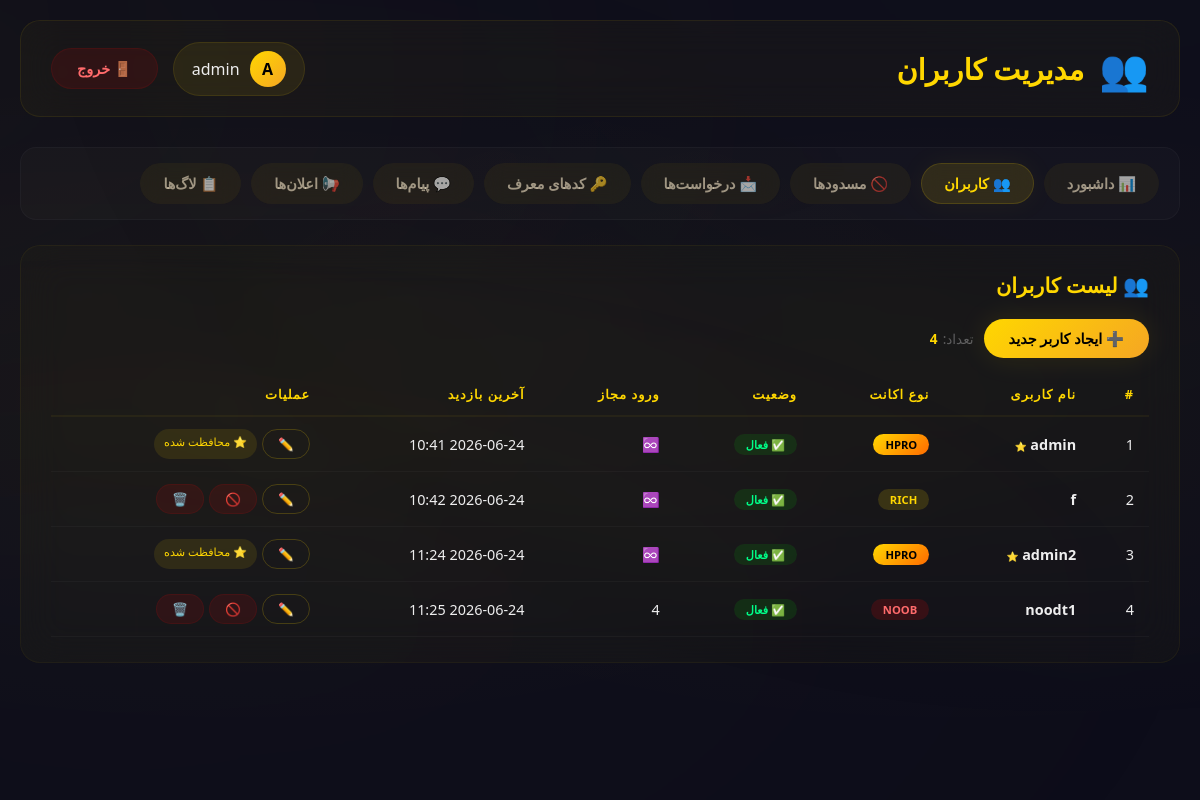
The app's page /admin/users (signed in) with its own data.
### app/models.py (models this page shows, shortened)
class User(UserMixin, db.Model):
    __tablename__ = 'user'
    id = db.Column(db.Integer, primary_key=True)
    username = db.Column(db.String(80), unique=True, nullable=False)
    password_hash = db.Column(db.String(200), nullable=False)
    account_type = db.Column(db.String(20), default='noob')  # noob, rich, hpro
    is_active = db.Column(db.Boolean, default=True)
    is_blocked = db.Column(db.Boolean, default=False)
    is_admin = db.Column(db.Boolean, default=False)  # ✅ تشخیص ادمین
    created_at = db.Column(db.DateTime, default=datetime.utcnow)
    last_seen = db.Column(db.DateTime, default=datetime.utcnow)
    allowed_entries = db.Column(db.Integer, default=0)
    entry_count = db.Column(db.Integer, default=0)
    session_start = db.Column(db.DateTime, nullable=True)
    use_ai = db.Column(db.Boolean, default=True)
    preferred_model = db.Column(db.String(20), default='both')
    def is_noob(self):
        return self.account_type == 'noob'
    def is_hpro(self):
        return self.account_type == 'hpro'

### app/admin_routes.py (the view)
@admin_bp.route('/users')
@login_required
@admin_required
def users():
    users = User.query.all()
    return render_template('admin_users.html', users=users)

### app/__init__.py (called while the page is built)
@login_manager.user_loader
def load_user(user_id):
    from app.models import User
    return User.query.get(int(user_id))

### app/admin_routes.py (called while the page is built)
def admin_required(func):
    @wraps(func)
    def decorated_view(*args, **kwargs):
        if not current_user.is_authenticated:
            flash('لطفاً وارد شوید.', 'warning')
            return redirect(url_for('admin.admin_login'))
        if not current_user.is_admin:
            flash('⚠️ دسترسی غیرمجاز! این بخش فقط برای ادمین است.', 'danger')
            return redirect(url_for('main.panel'))
        return func(*args, **kwargs)
    return decorated_view

### app/templates/admin_users.html (shortened to what this page needs)
<!DOCTYPE html>
<html lang="fa" dir="rtl">
<head>
</head>
<body>
    <div class="vapor-container">
        <div class="vapor"></div>
        <div class="vapor"></div>
        <div class="vapor"></div>
    </div>
    <div class="container">
        <header class="header">
            <h1><span>👥</span> مدیریت کاربران</h1>
            <div class="header-right">
                <div class="admin-badge">
                    <div class="admin-avatar">{{ current_user.username[0]|upper }}</div>
                    <span>{{ current_user.username }}</span>
                </div>
                <a href="{{ url_for('admin.admin_logout') }}" class="btn btn-danger">🚪 خروج</a>
            </div>
        </header>
        <nav class="nav">
            <a href="{{ url_for('admin.dashboard') }}">📊 داشبورد</a>
            <a href="{{ url_for('admin.users') }}" class="active">👥 کاربران</a>
            <a href="{{ url_for('admin.blocked_users') }}">🚫 مسدودها</a>
            <a href="{{ url_for('admin.requests') }}">📩 درخواست‌ها</a>
            <a href="{{ url_for('admin.referral_codes') }}">🔑 کدهای معرف</a>
            <a href="{{ url_for('admin.support_messages') }}">💬 پیام‌ها</a>
            <a href="{{ url_for('admin.announcements') }}">📢 اعلان‌ها</a>
            <a href="{{ url_for('admin.logs') }}">📋 لاگ‌ها</a>
        </nav>
        <div class="content-card">
            <h2>👥 لیست کاربران</h2>
            <div class="actions">
                <a href="{{ url_for('admin.create_user') }}" class="btn btn-gold">➕ ایجاد کاربر جدید</a>
                <span style="color:rgba(255,255,255,0.3); font-size:0.85rem; display:flex; align-items:center;">
                    تعداد: <span style="color:#ffd700; font-weight:bold; margin-right:5px;">{{ users|length }}</span>
                </span>
            </div>
            <div class="table-wrapper">
                <table>
                    <thead>
                        <tr>
                            <th>#</th>
                            <th>نام کاربری</th>
                            <th>نوع اکانت</th>
                            <th>وضعیت</th>
                            <th>ورود مجاز</th>
                            <th>آخرین بازدید</th>
                            <th>عملیات</th>
                        </tr>
                    </thead>
                    <tbody>
                        {% for user in users %}
                        <tr>
                            <td>{{ user.id }}</td>
                            <td>
                                <strong>{{ user.username }}</strong>
                                {% if user.is_hpro() %}
                                    <span style="font-size:0.6rem; color:#ffd700;">⭐</span>
                                {% endif %}
                            </td>
                            <td>
                                <span class="badge badge-{{ user.account_type }}">
                                    {{ user.account_type|upper }}
                                </span>
                            </td>
                            <td>
                                {% if user.is_blocked %}
                                    <span class="badge badge-blocked">🚫 مسدود</span>
                                {% else %}
                                    <span class="badge badge-active">✅ فعال</span>
                                {% endif %}
                            </td>
                            <td>
                                {% if user.is_noob() %}
                                    {{ user.allowed_entries - user.entry_count }}
                                {% else %}
                                    ♾️
                                {% endif %}
                            </td>
                            <td>{{ user.last_seen.strftime('%Y-%m-%d %H:%M') if user.last_seen else '-' }}</td>
                            <td>
                                <div style="display:flex; gap:5px; flex-wrap:wrap;">
                                    <a href="{{ url_for('admin.edit_user', user_id=user.id) }}" class="btn btn-outline btn-sm" title="ویرایش">✏️</a>
                                    {% if not user.is_hpro() %}
                                        {% if user.is_blocked %}
                                            <form method="POST" action="{{ url_for('admin.unblock_user', user_id=user.id) }}" style="display:inline;">
                                                <button type="submit" class="btn btn-success btn-sm" title="رفع انسداد" onclick="return confirm('رفع انسداد شود؟')">✅</button>
                                            </form>
                                        {% else %}
                                            <form method="POST" action="{{ url_for('admin.block_user', user_id=user.id) }}" style="display:inline;">
                                                <button type="submit" class="btn btn-danger btn-sm" title="مسدود" onclick="return confirm('مسدود شود؟')">🚫</button>
                                            </form>
                                        {% endif %}
                                        <form method="POST" action="{{ url_for('admin.delete_user', user_id=user.id) }}" style="display:inline;">
                                            <button type="submit" class="btn btn-danger btn-sm" title="حذف کامل"
                                                    onclick="return confirm('⚠️ آیا از حذف کامل کاربر {{ user.username }} مطمئن هستید؟\nاین عمل غیرقابل بازگشت است!')">
                                                🗑️
                                            </button>
                                        </form>
                                    {% else %}
                                        <span style="color:#ffd700; font-size:0.7rem; padding:5px 10px; background:rgba(255,215,0,0.1); border-radius:50px;">
                                            ⭐ محافظت شده
                                        </span>
                                    {% endif %}
                                </div>
                            </td>
                        </tr>
                        {% else %}
                        <tr class="empty-row">
                            <td colspan="7">🕳️ هیچ کاربری ثبت نشده است</td>
                        </tr>
                        {% endfor %}
                    </tbody>
                </table>
            </div>
        </div>
    </div>
</body>
</html>

### records on screen
User: username "A", username "admin", id "1", account_type "HPRO", is_blocked "✅ فعال", last_seen "2026-06-24 10:41", shows "⭐ محافظت شده"
User: id "2", username "f", account_type "RICH", is_blocked "✅ فعال", last_seen "2026-06-24 10:42"
User: id "3", username "admin2", account_type "HPRO", is_blocked "✅ فعال", last_seen "2026-06-24 11:24", shows "⭐ محافظت شده"
User: id "4", username "noodt1", account_type "NOOB", is_blocked "✅ فعال", user.allowed_entries-user.entry_count "4", last_seen "2026-06-24 11:25"

### other values on screen
{{ users|length }} "4"
